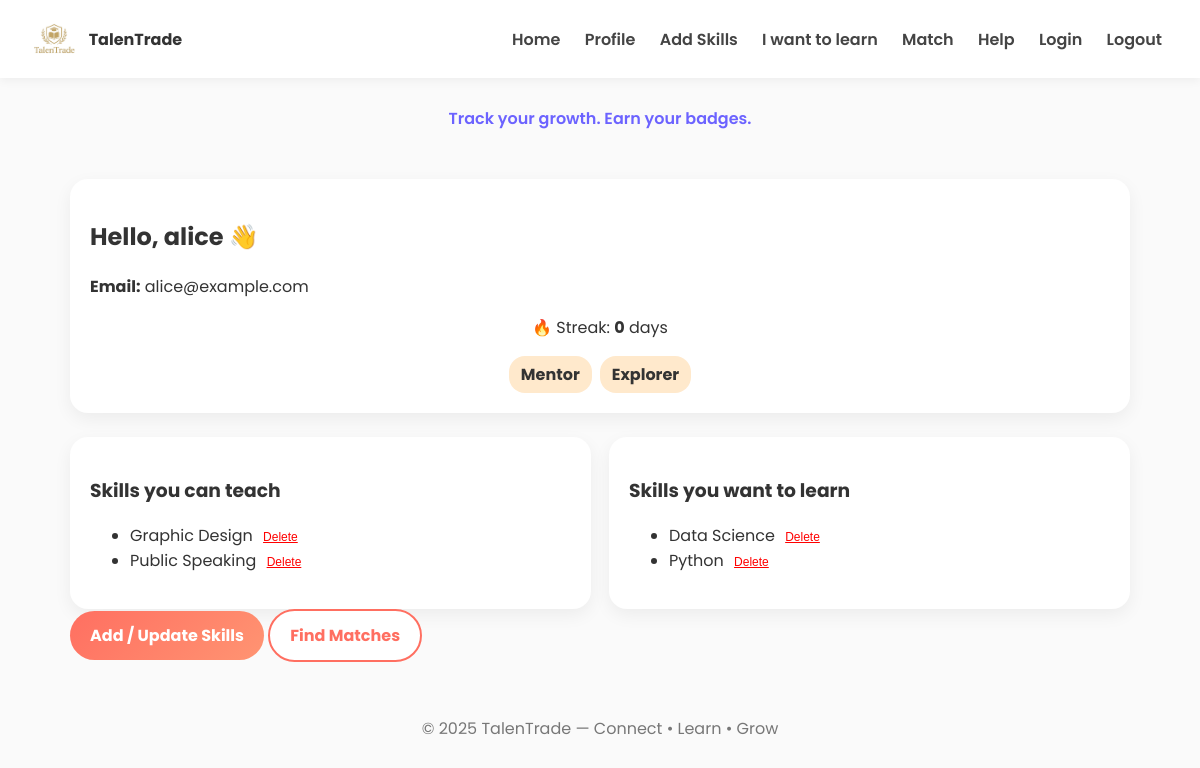
The app's page /profile (signed in) with its own data.
### app.py (models this page shows, shortened)
class User(db.Model):
    id = db.Column(db.Integer, primary_key=True)
    username = db.Column(db.String(80), unique=True, nullable=False)
    email = db.Column(db.String(120), unique=True, nullable=False)
    password_hash = db.Column(db.String(200), nullable=False)
    teach_skills = db.Column(db.String(300), default="")
    learn_skills = db.Column(db.String(300), default="")
    streak_count = db.Column(db.Integer, default=0)
    last_active = db.Column(db.Date, nullable=True)
    def teach_list(self):
        raw = [s.strip() for s in self.teach_skills.split(",") if s.strip()]
        return sorted({s.title() for s in raw})
    def learn_list(self):
        raw = [s.strip() for s in self.learn_skills.split(",") if s.strip()]
        return sorted({s.title() for s in raw})

### app.py (the view)
@app.route("/profile")
def profile():
    user = current_user()
    if not user: return redirect(url_for("login"))
    badges = badge_list(user)
    return render_template("profile.html", user=user, badges=badges, motto=MOTTOS["profile"],
                           teach_skills=user.teach_list(), learn_skills=user.learn_list())

### app.py (called while the page is built)
def current_user():
    uid = session.get("uid")
    if uid:
        return User.query.get(uid)
    return None

def badge_list(user: User):
    badges = []
    if user.streak_count >= 3: badges.append("Streak Starter")
    if user.streak_count >= 7: badges.append("Weekly Warrior")
    if user.streak_count >= 14: badges.append("Consistency King/Queen")
    if len(user.teach_list()) >= 1: badges.append("Mentor")
    if len(user.learn_list()) >= 1: badges.append("Explorer")
    if len(user.teach_list()) >= 3: badges.append("Skill Maestro")
    return badges

### templates/profile.html (shortened to what this page needs)
{% extends "base.html" %}
{% block content %}
<div class="card">
  <h2>Hello, {{ user.username }} 👋</h2>
  <p><strong>Email:</strong> {{ user.email }}</p>
  <div class="streak">
    <p>🔥 Streak: <strong>{{ user.streak_count }}</strong> days</p>
    <div class="badges">
      {% for b in badges %}
        <span class="badge">{{ b }}</span>
      {% else %}
        <span class="muted">No badges yet</span>
      {% endfor %}
    </div>
  </div>
</div>
<div class="grid">
  <div class="card">
    <h3>Skills you can teach</h3>
    {% if teach_skills %}
      <ul>
        {% for skill in teach_skills %}
          <li>
            {{ skill }}
            <form method="POST" action="{{ url_for('delete_skill') }}" style="display:inline;">
              <button type="submit" class="delete-link">Delete</button>
            </form>
          </li>
        {% endfor %}
      </ul>
    {% else %}
      <p class="muted">None yet</p>
    {% endif %}
  </div>
  <div class="card">
    <h3>Skills you want to learn</h3>
    {% if learn_skills %}
      <ul>
        {% for skill in learn_skills %}
          <li>
            {{ skill }}
            <form method="POST" action="{{ url_for('delete_skill') }}" style="display:inline;">
              <button type="submit" class="delete-link">Delete</button>
            </form>
          </li>
        {% endfor %}
      </ul>
    {% else %}
      <p class="muted">None yet</p>
    {% endif %}
  </div>
</div>
<div class="cta">
  <a class="btn" href="{{ url_for('register_skill') }}">Add / Update Skills</a>
  <a class="btn outline" href="{{ url_for('match') }}">Find Matches</a>
</div>
{% endblock %}

### static/style.css (style rules this page uses)
:root { --bg: #fafafa; --card: #ffffff; --text: #333; --muted: #777; --accent: #ff6f61; --accent2: #6c63ff; }
* { box-sizing: border-box; }
body { margin: 0; background: var(--bg); color: var(--text); font-family: 'Poppins', sans-serif; }
.btn { display: inline-block; border: none; cursor: pointer; padding: 12px 20px; border-radius: 30px; font-weight: 700; background: linear-gradient(135deg, var(--accent), #ff9472); color: #fff; text-decoration: none; transition: .2s transform, .2s box-shadow; }
.btn.outline { background: #fff; color: var(--accent); border: 2px solid var(--accent); }
.grid { display: grid; grid-template-columns: repeat(auto-fit, minmax(260px,1fr)); gap: 18px; margin-top: 24px; }
.card { background: var(--card); border-radius: 18px; padding: 20px; box-shadow: 0 6px 18px rgba(0,0,0,.06); }
.streak { text-align: center; }
.badges { display: flex; flex-wrap: wrap; gap: 8px; justify-content: center; }
.badge { background: #ffe9cc; padding: 6px 12px; border-radius: 16px; font-weight: 700; }
.delete-link { background: none; border: none; color: red; cursor: pointer; font-size: 12px; margin-left: 6px; text-decoration: underline; padding: 0; }

### records on screen
User: username "alice", email "alice@example.com", streak_count "0"

### other values on screen
{{ motto }} "Track your growth. Earn your badges."
{{ b }} "Mentor" "Explorer"
{{ skill }} "Graphic Design" "Public Speaking"
{{ skill }} "Data Science" "Python"
